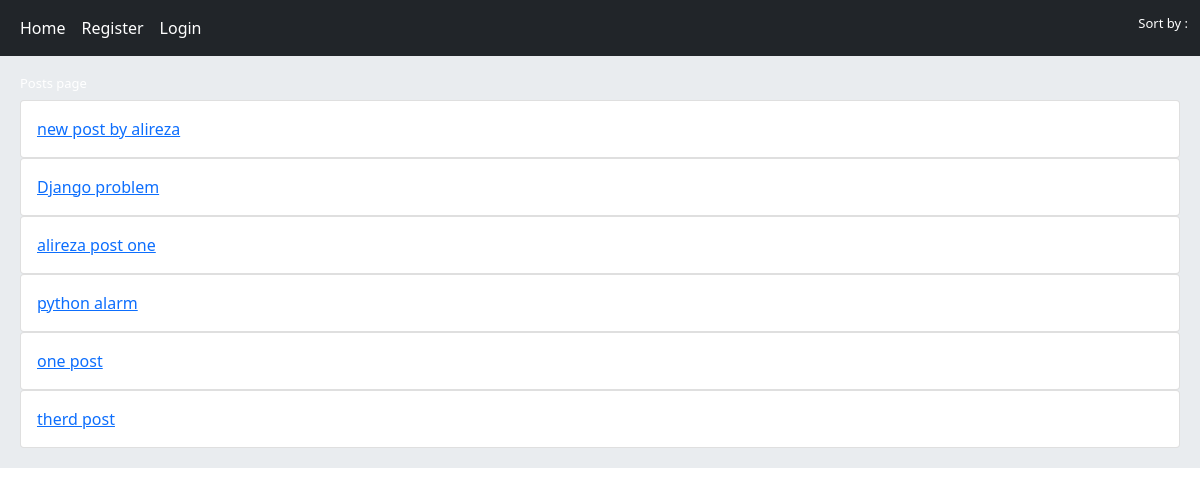
Before: / with the older database file.
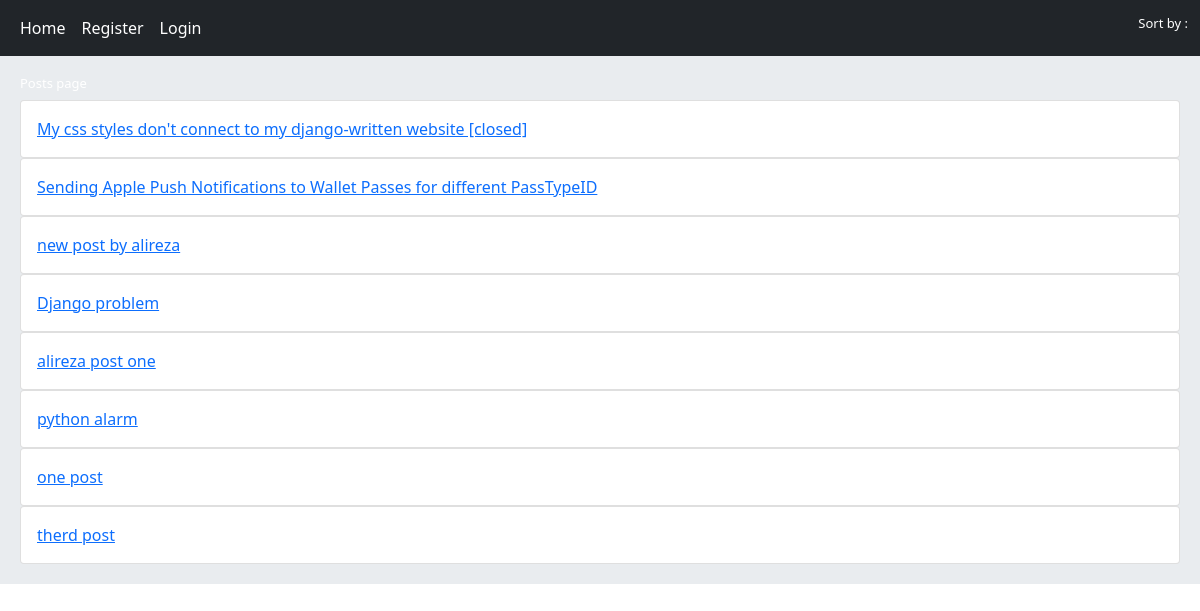
After: the same page with the newer database file.
### home/models.py (models this page shows, shortened)
class Post(models.Model):
    user=models.ForeignKey(User,on_delete=models.CASCADE)
    title=models.CharField(max_length=300,null=True)
    body=models.TextField()
    slug=models.SlugField()
    created=models.DateTimeField(auto_now_add=True)
    updated=models.DateTimeField(auto_now=True)
    class Meta:
        ordering=('-created',)
    def get_absolute_url(self):
        return reverse("home:post_detail", args=(self.id,self.slug))

### home/views.py (the view)
# urls.py: path('',views.HomeView.as_view(),name='home'),
class HomeView(View):
    def get(self,request):
        posts=Post.objects.all()
        return render(request,'home/index.html',{'posts':posts})

### home/templates/home/index.html (shortened to what this page needs)
{% extends "base.html" %}
{% block content %}
    <h2>Posts page</h2>
    {% for post in posts  %}
        <div class="card">
            <a href="{{post.get_absolute_url}}" class="card-body"> {{post.title}} </a>
        </div>
    {% endfor %}
{% endblock content %}

Changed rows visible on the page:
added Post: title "My css styles don't connect to my django-written website [closed]"
added Post: title "Sending Apple Push Notifications to Wallet Passes for different PassTypeID"
